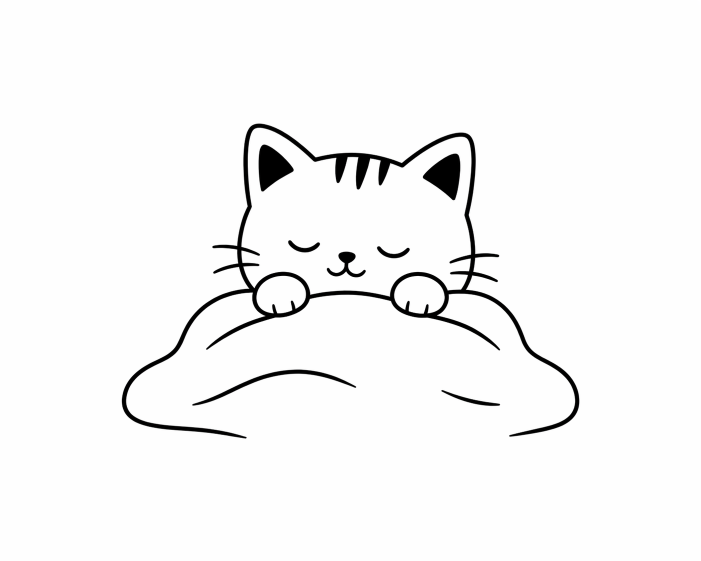
#> input picture scripts/cat.png, 1402 x 1122 px (shown at 1/2 size)
$ python imgconvert.py -i cat.png
#> lines starting #> are read from the running program, lines starting #| are printed output that depends on the picture
#!python3

from PIL import Image, ImageOps
from argparse import ArgumentParser
import sys
import math

SCREEN_WIDTH = 1200
SCREEN_HEIGHT = 825

if SCREEN_WIDTH % 2:
    print("image width must be even!", file=sys.stderr)
    sys.exit(1)

parser = ArgumentParser()
parser.add_argument('-i', action="store", dest="inputfile")
parser.add_argument('-n', action="store", dest="name")
parser.add_argument('-o', action="store", dest="outputfile")
parser.add_argument('-w', action="store", dest="width",  type=int, default=SCREEN_WIDTH)
parser.add_argument('-H', action="store", dest="height", type=int, default=SCREEN_HEIGHT)

args = parser.parse_args()

im = Image.open(args.inputfile)
#> im is the input picture: PIL image 1402x1122 RGB; mean R, G, B 246.5, 246.5, 246.5
# convert to grayscale
im = im.convert(mode='L')
#> im: PIL image 1402x1122 L
im.thumbnail((args.width, args.height), Image.LANCZOS)
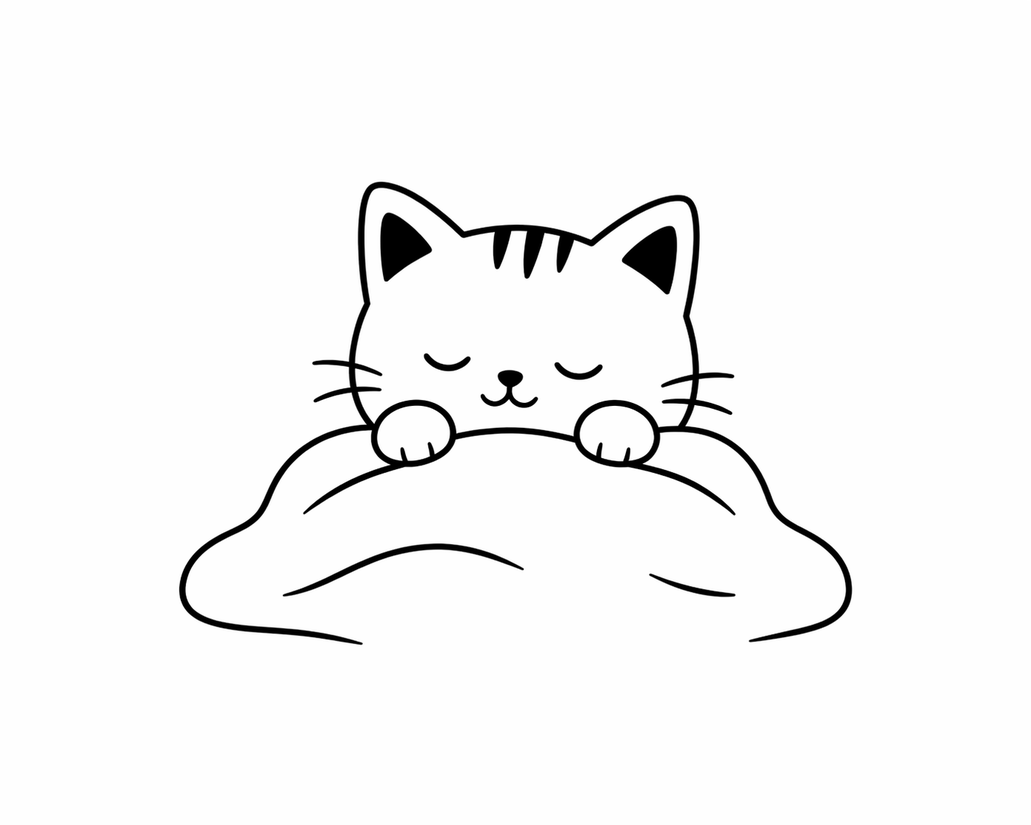
#> im: PIL image 1031x825 L; min 0, max 255, mean 246.5

# Write out the output file.
#> (the run stopped early here; a loop or call above may not have finished)
